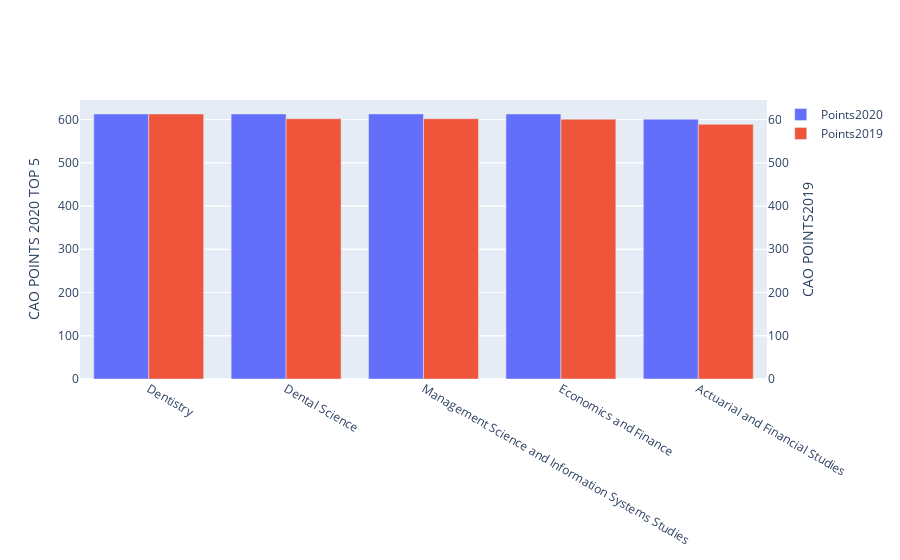

Here is the notebook cell this chart was saved with:
### Code cell
fig = go.Figure(
    data=[        
        go.Bar(name='Points2020', x=ac3top20["title"], y=ac3top20["points_r1_2020"], yaxis='y', offsetgroup=1),
        go.Bar(name='Points2019', x=ac3top20["title"], y=ac3top20["points_r1_2019"], yaxis='y2', offsetgroup=2),
            ],
    layout={
        'yaxis': {'title': 'CAO POINTS 2020 TOP 5 '},
        'yaxis2': {'title': 'CAO POINTS2019', 'overlaying': 'y', 'side': 'right'}
    }
)
 
# Change the bar mode
fig.update_layout(barmode='group')
fig.show()

### Figure 1 — Plotly figure (JSON) as saved in the notebook; plotly's stock layout.template omitted (floating-point values rounded to 4 significant figures)
{"data": [{"name": "Points2020", "offsetgroup": "1", "type": "bar", "x": ["Dentistry", "Dental Science", "Management Science and Information Systems Studies", "Economics and Finance", "Actuarial and Financial Studies"], "y": [613, 613, 613, 613, 601], "yaxis": "y"}, {"name": "Points2019", "offsetgroup": "2", "type": "bar", "x": ["Dentistry", "Dental Science", "Management Science and Information Systems Studies", "Economics and Finance", "Actuarial and Financial Studies"], "y": [613, 602, 602, 601, 589], "yaxis": "y2"}], "layout": {"autosize": true, "barmode": "group", "xaxis": {"autorange": true, "range": [-0.5, 4.5], "type": "category"}, "yaxis": {"autorange": true, "range": [0, 645.3], "title": {"text": "CAO POINTS 2020 TOP 5 "}, "type": "linear"}, "yaxis2": {"autorange": true, "overlaying": "y", "range": [0, 645.3], "side": "right", "title": {"text": "CAO POINTS2019"}, "type": "linear"}}}
